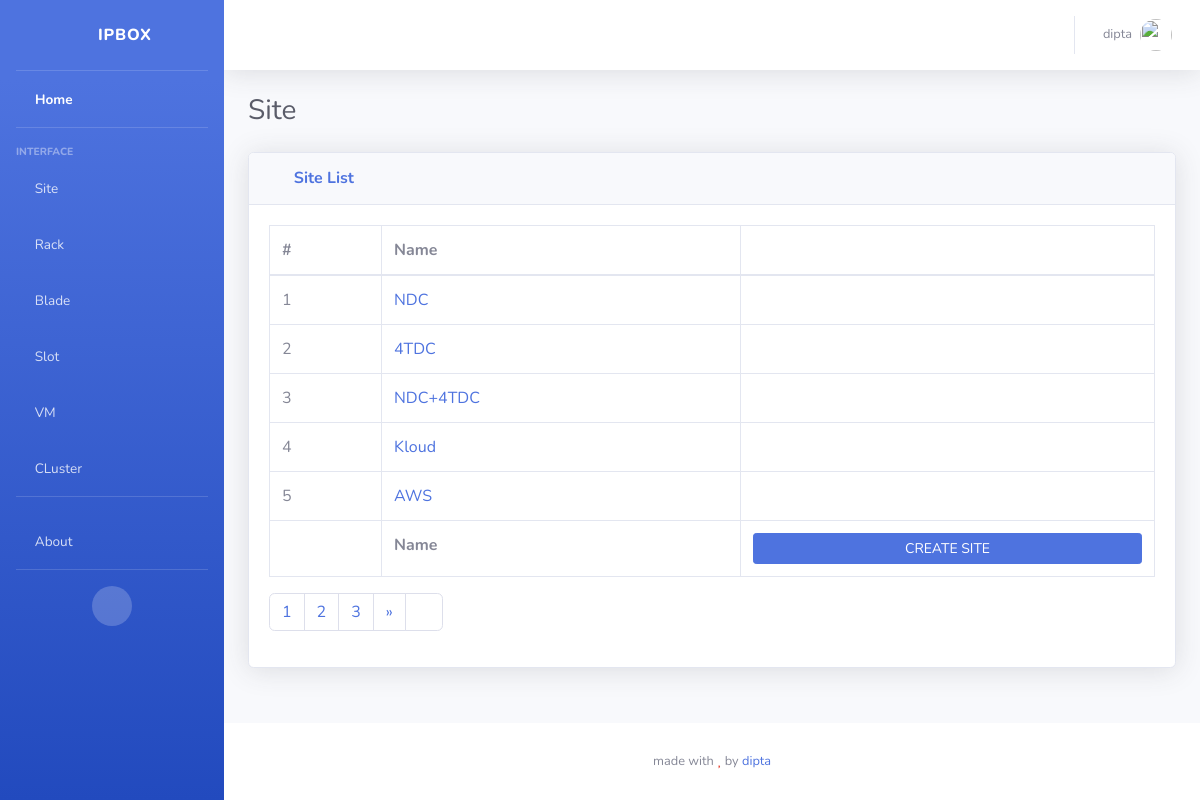
The page /sites/ (signed in) on the database its author committed.
### siteapp/models.py (models this page shows, shortened)
class Site(models.Model):
  name = models.CharField(max_length=128)
  class Meta:
    verbose_name_plural = "Sites"

### siteapp/views.py (the view)
# urls.py: path('', views.siteList, name="sites"),
def siteList(request):
  dataPerPage = 5
  pageNum = request.GET.get('page', 1)
  sites = Site.objects.all()
  p = Paginator(sites, dataPerPage)
  page_obj = p.page(pageNum)
  context = {
    'page_obj': page_obj,
    'generalUser': generalUser(request.user),
    'adminUser': adminUser(request.user)
  }
  return render(request, 'siteapp/sites.html', context=context)

### accounts/views.py (called while the page is built)
def generalUser(user):
    res = False
    try:
        if user is None:
            raise ValueError('User Not Found!')
        if not user.is_active:
            raise ValueError('User Not Active!')
        if user.is_authenticated:
            res = True
    except Exception as err:
        pass
    return res

def adminUser(user):
    res = False
    try:
        if generalUser(user):
            if user.is_superuser or user.is_staff:
                res = True
    except Exception as err:
        pass
    return res

### siteapp/templates/siteapp/sites.html (shortened to what this page needs)
{% extends 'sbadmin/base.html' %}{% load static %} {% block content %}
<div class="d-sm-flex align-items-center justify-content-between mb-4">
	<h1 class="h3 mb-0 text-gray-800">
		Site
	</h1>
</div>
<div class="card shadow mb-4">
	<div class="card-header py-3">
		<h6 class="m-0 font-weight-bold text-primary"><i class="fas fa-table mr-2"></i> Site List</h6>
	</div>
	<div class="card-body">
		<div class="table-responsive">
			<table class="table table-bordered" id="dataTable" width="100%" cellspacing="0">
				<thead>
					<tr>
						<th>#</th>
						<th>Name</th>
						<th></th>
					</tr>
				</thead>
				<tfoot>
					<tr>
						<th></th>
						<th>Name</th>
						<th>
							{% if adminUser %}
							<a href="{% url 'siteapp:site_create' %}" class="btn btn-primary btn-sm btn-block">CREATE
								SITE</a>
							{% else %}
							<div class="btn btn-primary btn-sm btn-block disabled customNotAllowed">CREATE SITE</div>
							{% endif %}
						</th>
					</tr>
				</tfoot>
				<tbody>
					{% for site in page_obj %}
					<tr>
						<td>{{ forloop.counter }}</td>
						<td>
							<a href="{% url 'siteapp:site_query' site.id %}" class="text-primary">
								{{ site.name }}
							</a>
						</td>
						{% if adminUser %}
						<td class="text-center">
							<a href="{% url 'siteapp:site_update' site.id %}" class="text-info mr-4" title="edit">
								<i class="fas fa-edit"></i>
							</a>
							<a href="#" class="text-danger ml-4" title="delete">
								<i class="fas fa-trash-alt"></i>
							</a>
						</td>
						{% endif %}
					</tr>
					{% endfor %}
				</tbody>
			</table>
			{% include 'core/pagination.html' %}
		</div>
	</div>
</div>
{% endblock content %}

### templates/sbadmin/components/navbar.html (shortened to what this page needs)
{% load static %}
<nav class="navbar navbar-expand navbar-light bg-white topbar mb-4 static-top shadow">
  <ul class="navbar-nav ml-auto">
    {% if user.is_authenticated %}
    <li class="nav-item dropdown no-arrow">
      <a
        class="nav-link dropdown-toggle"
        href="#"
        id="userDropdown"
        role="button"
        data-toggle="dropdown"
        aria-haspopup="true"
        aria-expanded="false"
      >
        <span class="mr-2 d-none d-lg-inline text-gray-600 small">
          {{user.username}}
        </span>
        <img
          class="img-profile rounded-circle"
          src="{% static 'themes/sbadmin/img/undraw_profile.svg' %}"
        />
      </a>
    </li>
    {% endif %}
  </ul>
</nav>

### rows shown on the page
Site: name "NDC"
Site: name "4TDC"
Site: name "NDC+4TDC"
Site: name "Kloud"
Site: name "AWS"

### other values the page prints
{{ user.username }} "dipta"
{{ num }} "1"
{{ num }} "2" "3"
